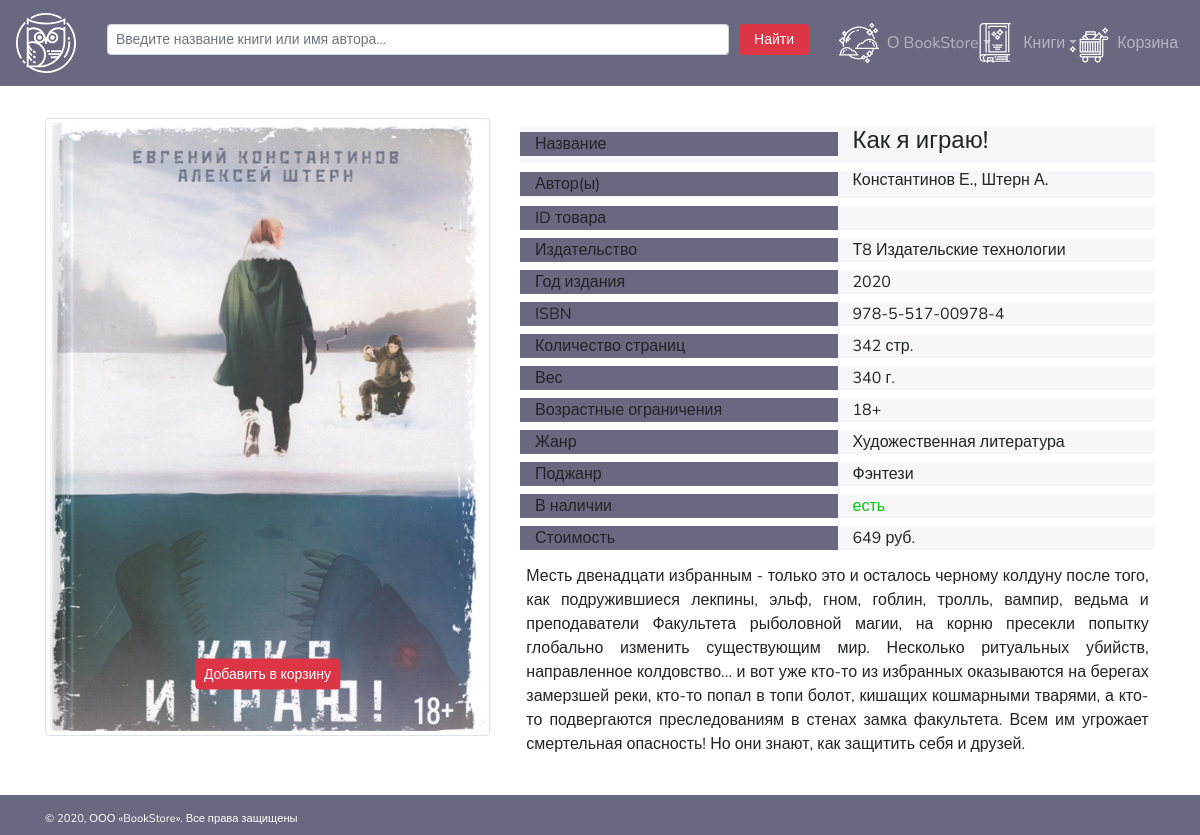
/singleBookPage.php, run on the app's committed database.
### tables this page shows
CREATE TABLE BOOK(
    IDBOOK INTEGER NOT NULL AUTO_INCREMENT PRIMARY KEY,
    ISBN VARCHAR(255) NOT NULL UNIQUE,
    BOOK TEXT NOT NULL,
    IDGENRE2 INTEGER,
    IDPUBLISHER INTEGER,
    WEIGHT DOUBLE,
    IMPRINTYEAR YEAR,
    PAGE INTEGER,
    ANNOTATION TEXT,
    AGELIMIT INTEGER,
    COST DOUBLE UNSIGNED NOT NULL DEFAULT 0,
    POPULARITY INTEGER UNSIGNED,
    AVAILABILITY BOOLEAN NOT NULL DEFAULT TRUE,
	PHOTO TEXT
);

CREATE TABLE AUTHOR(
    IDAUTHOR INTEGER NOT NULL AUTO_INCREMENT PRIMARY KEY,
    NAME TINYTEXT NOT NULL
);

CREATE TABLE PUBLISHER(
    IDPUBLISHER INTEGER NOT NULL AUTO_INCREMENT PRIMARY KEY,
    PUBLISHER VARCHAR(255) NOT NULL UNIQUE
);

CREATE TABLE GENRE(
    IDGENRE INTEGER NOT NULL AUTO_INCREMENT PRIMARY KEY,
    GENRE VARCHAR(255) NOT NULL UNIQUE
);

CREATE TABLE GENRE2(
    IDGENRE2 INTEGER NOT NULL AUTO_INCREMENT PRIMARY KEY,
    IDGENRE INTEGER NOT NULL,
    GENRE2 TINYTEXT NOT NULL
);

### php/book.php (called while the page is built, shortened)
<?php
class Book{
    public function getBookInfo(int $idbook){
        require_once $_SERVER['DOCUMENT_ROOT']."/php/db.php";
        $db = new Database();
        $info = $db->getQuery("SELECT B.ISBN, B.BOOK, G.GENRE, B.AVAILABILITY,
        G2.GENRE2, P.PUBLISHER, B.WEIGHT, B.IMPRINTYEAR, B.PAGE, A.NAME AUTHORS,
        B.ANNOTATION, B.AGELIMIT, B.COST, B.POPULARITY, B.PHOTO
        FROM BOOK B, GENRE G, GENRE2 G2, PUBLISHER P, AUTHOR A, BOOKAUTHOR BA
        WHERE B.IDBOOK = " . $idbook ." AND G.IDGENRE = G2.IDGENRE
        AND G2.IDGENRE2 = B.IDGENRE2 AND P.IDPUBLISHER = B.IDPUBLISHER
        AND A.IDAUTHOR = BA.IDAUTHOR AND B.IDBOOK = BA.IDBOOK");
        $i = 0;
        if (count($info) <> 0){
            $this->isbn = $info[$i]['ISBN'];
            $this->name = $info[$i]['BOOK'];
            $this->genre = $info[$i]['GENRE'];
            $this->genre2 = $info[$i]['GENRE2'];
            $this->publisher = $info[$i]['PUBLISHER'];
            $this->weight = (double)$info[$i]['WEIGHT'];
            $this->year = (integer)$info[$i]['IMPRINTYEAR'];
            $this->page = (integer)$info[$i]['PAGE'];
            $this->annotation = $info[$i]['ANNOTATION'];
            $this->agelimit = $info[$i]['AGELIMIT'];
            $this->cost = (double)$info[$i]['COST'];
            $this->availability = (boolean)$info[$i]['AVAILABILITY'];
            $this->photo = $info[$i]['PHOTO'];
            $this->authors = $info[$i]['AUTHORS'];
        }
        else echo "Ошибка! Книги с таким ID не существует.";
    }
}

### php/db.php (called while the page is built, shortened)
<?php
class Database{
	private $host = 'localhost';
	private $user = 'root';
	private $password = 'root';
	private $db = 'bookshop';
	private $port= 3306;
	protected $connection = null;
	protected function startConnection(){
		$this->connection = new mysqli($this->host, $this->user, $this->password, $this->db, $this->port);
	}
	protected function abortConnection(){
        if($this->connection != null){
            $this->connection = null;
        }
    }
	public function getQuery($query){
		$result = array();
		if($data = $this->connection->query($query)){
			while ($row = $data->fetch_assoc()) {
				$result[] = $row;
			};
		}
		return $result;
    }
}

### singleBookPage.php (the view, shortened to what this page needs)
<!DOCTYPE html>
<html>
    <?php
        include_once $_SERVER['DOCUMENT_ROOT']."/blocks/head.php";
    ?>
<body>
    <?php
        include_once $_SERVER['DOCUMENT_ROOT']."/blocks/header.php";
        require_once $_SERVER['DOCUMENT_ROOT']."/php/book.php";
        $book = new Book();
        $book->getBookInfo(4);
    ?>
    <main class="container">
        <div class="container contentcontainer">
            <div class="row contentcontainerBook">
                <div class="col-5 bookCol">
                    <div class="row">
                        <div class="col containerPhotoBook">
                            <img class="img-thumbnail bookImg" <?='src="images/book/' . $book->photo . '"';?> alt="">
                            <button class="btn btn-danger btn-sm" type="submit">Добавить в корзину</button>
                        </div>
                    </div>
                </div>
                <div class="col-7 bookCol">
                    <div class="row bookRow">
                        <div class="col bookField">Название</div>
                        <div class="col"><h4><?=$book->name;?></h4></div>
                    </div>
                    <div class="row bookRow">
                        <div class="col bookField">Автор(ы)</div>
                        <div class="col"><h6><?=$book->authors;?></h6></div>
                    </div>
                    <div class="row bookRow">
                        <div class="col bookField">ID товара</div>
                    </div>
                    <div class="row bookRow">
                        <div class="col bookField">Издательство</div>
                        <div class="col"><?=$book->publisher;?></div>
                    </div>
                    <div class="row bookRow">
                        <div class="col bookField">Год издания</div>
                        <div class="col"><?=$book->year;?></div>
                    </div>
                    <div class="row bookRow">
                        <div class="col bookField">ISBN</div>
                        <div class="col"><?=$book->isbn;?></div>
                    </div>
                    <div class="row bookRow">
                        <div class="col bookField">Количество страниц</div>
                        <div class="col"><?=$book->page;?> стр.</div>
                    </div>
                    <div class="row bookRow">
                        <div class="col bookField">Вес</div>
                        <div class="col"><?=$book->weight;?> г.</div>
                    </div>
                    <div class="row bookRow">
                        <div class="col bookField">Возрастные ограничения</div>
                        <div class="col"><?=$book->agelimit;?>+</div>
                    </div>
                    <div class="row bookRow">
                        <div class="col bookField">Жанр</div>
                        <div class="col"><?=$book->genre;?></div>
                    </div>
                    <div class="row bookRow">
                        <div class="col bookField">Поджанр</div>
                        <div class="col"><?=$book->genre2;?></div>
                    </div>
                    <div class="row bookRow">
                        <div class="col bookField">В наличии</div>
                        <?php
                        if($book->availability){
                            echo '<div class="col" style="color: #00ca11;">есть</div>';
                        } else{
                            echo '<div class="col" style="color: #dc3545;">нет</div>';
                        }?>
                    </div>
                    <div class="row bookRow">
                        <div class="col bookField">Стоимость</div>
                        <div class="col"><?=$book->cost;?> руб.</div>
                    </div>
                    <div class="row annotationRow">
                        <div class="col"><?=$book->annotation;?></div>
                    </div>
                </div>
            </div>
        </div>
    </main>
    <?php
        include_once $_SERVER['DOCUMENT_ROOT']."/blocks/footer.php";
    ?>
</body>
</html>

### css/style.css (style rules this page uses)
html, body { height: 100%; font-family: 'Nunito', sans-serif; min-width: 320px; }
nav, footer, .bookField { background-color: rgba(104, 104, 129) !important; }
.bookRow, .item, .contactUsBlock, .cartRow, .contactUsRow { background-color: rgba(104, 104, 129, 0.05); }
.containerPhotoBook .btn { top: 90%; left: 50%; transform: translate(-50%, -50%); -ms-transform: translate(-50%, -50%); }
.navbar-collapse, .container-nav, li, .contentcontainerBook, .bookFieldsContainer, .item, .miniBookFooter { display: flex; }
.navbar-nav .dropdown-menu, .containerPhotoBook .btn { position: absolute; }
.contentcontainer { padding: 4vh 0; }
.bannertext, .annotationRow, .miniBookFlow, .myCart, .contactUsBlock, .cartRow, .cartMainRow, .contactUsRow { padding: 1%; }
.cartRow, .cartMainRow, .contactUsRow, .bookRow { margin: 1vh 0; }
.annotationRow, .bookRow { text-align: justify; }
.contentcontainerBook { justify-content: center; }
li, li a, .bookRow { align-items: center; }
.bookCol { min-width: 300px; }
main { min-height: 85vh; }

### data on the page
book: PHOTO (picture), BOOK "Как я играю!", author.NAME "Константинов Е., Штерн А.", IDPUBLISHER.PUBLISHER "Т8 Издательские технологии", IMPRINTYEAR "2020", ISBN "978-5-517-00978-4", PAGE "342", WEIGHT "340", AGELIMIT "18", genre.GENRE "Художественная литература", IDGENRE2.GENRE2 "Фэнтези", COST "649", ANNOTATION "Месть двенадцати избранным - только это и осталось черному колдуну после того, как подружившиеся лекпины, эльф, гном, гоблин, тролль, вампир, ведьма и преподаватели Факультета рыболовной магии, на корню пресекли попытку глобально изменить существующим мир. Несколько ритуальных убийств, направленное колдовство... и вот уже кто-то из избранных оказываются на берегах замерзшей реки, кто-то попал в топи болот, кишащих кошмарными тварями, а кто-то подвергаются преследованиям в стенах замка факультета. Всем им угрожает смертельная опасность! Но они знают, как защитить себя и друзей."
